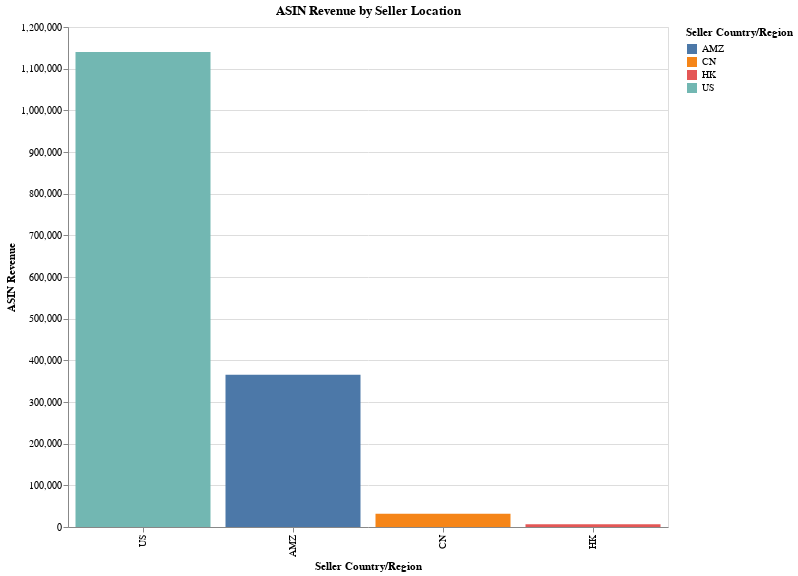

The code cell stored with this chart in its notebook:
### Code cell
chart7 = alt.Chart(sellers_revenue).mark_bar().encode(
    x=alt.X('Seller Country/Region', sort='-y'),
    y='ASIN Revenue',
    color='Seller Country/Region'
  ).properties(
    width=600,
    height=500,
    title='ASIN Revenue by Seller Location'
  )
chart7

### Figure 1 — Vega-Lite specification as saved in the notebook (floating-point values rounded to 4 significant figures)
{"config": {"view": {"continuousWidth": 300, "continuousHeight": 300}}, "data": {"name": "data-38f077c44c585a2e36fb486439c3e06b"}, "mark": {"type": "bar"}, "encoding": {"color": {"field": "Seller Country/Region", "type": "nominal"}, "x": {"field": "Seller Country/Region", "sort": "-y", "type": "nominal"}, "y": {"field": "ASIN Revenue", "type": "quantitative"}}, "height": 500, "title": "ASIN Revenue by Seller Location", "width": 600, "$schema": "https://vega.github.io/schema/vega-lite/v5.20.1.json", "datasets": {"data-38f077c44c585a2e36fb486439c3e06b": [{"Seller Country/Region": "AMZ", "ASIN Revenue": 365700.0}, {"Seller Country/Region": "CN", "ASIN Revenue": 31730.0}, {"Seller Country/Region": "HK", "ASIN Revenue": 6313.0}, {"Seller Country/Region": "US", "ASIN Revenue": 1140000.0}]}}
